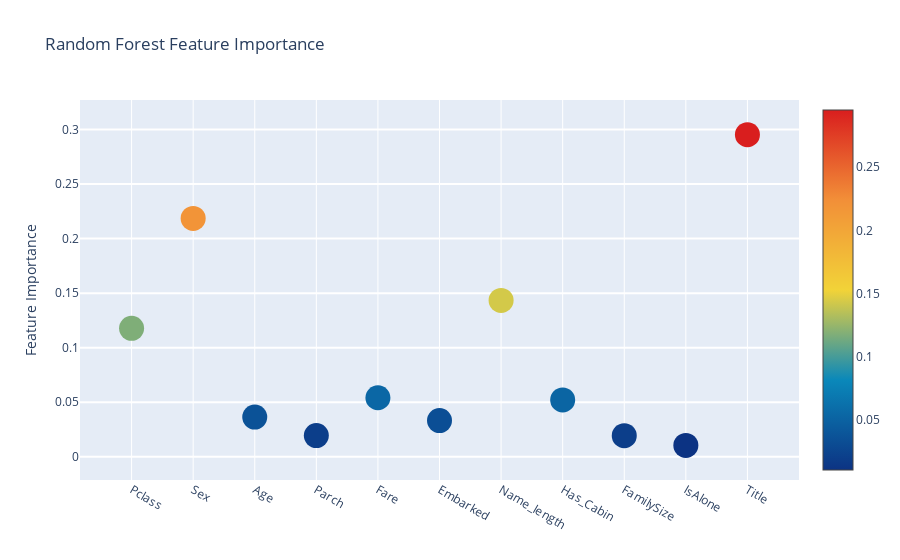

Here is the notebook cell this chart was saved with:
### Markdown cell above
**Interactive feature importances via Plotly scatterplots**

I'll use the interactive Plotly package at this juncture to visualise the feature importances values of the different classifiers via a plotly scatter plot by calling "Scatter" as follows:

### Code cell
# Random Forest
trace = go.Scatter(
    y=feature_dataframe["Random Forest feature importances"].values,
    x=feature_dataframe["features"].values,
    mode="markers",  # 산점도를 점으로 표시
    # 점의 속성
    marker=dict(
        sizemode="diameter",  # 점의 크기를 지름으로 조정
        sizeref=1,  # 점의 크기를 참조할 값
        size=25,  # 점의 기본 크기를 25
        # 점의 색을 중요도 값에 따라
        color=feature_dataframe["Random Forest feature importances"].values,
        colorscale="Portland",
        showscale=True,  # 색상 막대 표시
    ),
    text=feature_dataframe["features"].values,  # 각 점에 마우스 올리면 표시될 텍스트
)
data = [trace]

# 그래프의 레이아웃 정의
layout = go.Layout(
    autosize=True,  # 그래프 크기 자동 조정
    title="Random Forest Feature Importance",
    hovermode="closest",  # 마우스를 점에 올릴 때 가장 가까운 점에 대한 정보 표시
    # 눈금 길이 5, y축 그리드 라인 너비 2
    yaxis=dict(title="Feature Importance", ticklen=5, gridwidth=2),
    showlegend=False,
)

# 데이터를 시각화하는 객체, data와 layout을 기반으로 그래프 생성
fig = go.Figure(data=data, layout=layout)
py.iplot(fig, filename="scatter2010")

### Figure 1 — Plotly figure (JSON) as saved in the notebook; plotly's stock layout.template omitted (floating-point values rounded to 4 significant figures)
{"data": [{"marker": {"color": [0.1177, 0.2185, 0.03642, 0.01944, 0.05413, 0.03324, 0.1433, 0.05211, 0.0194, 0.0105, 0.2953], "colorscale": [[0, "rgb(12,51,131)"], [0.25, "rgb(10,136,186)"], [0.5, "rgb(242,211,56)"], [0.75, "rgb(242,143,56)"], [1, "rgb(217,30,30)"]], "showscale": true, "size": 25, "sizemode": "diameter", "sizeref": 1}, "mode": "markers", "text": ["Pclass", "Sex", "Age", "Parch", "Fare", "Embarked", "Name_length", "Has_Cabin", "FamilySize", "IsAlone", "Title"], "type": "scatter", "x": ["Pclass", "Sex", "Age", "Parch", "Fare", "Embarked", "Name_length", "Has_Cabin", "FamilySize", "IsAlone", "Title"], "y": [0.1177, 0.2185, 0.03642, 0.01944, 0.05413, 0.03324, 0.1433, 0.05211, 0.0194, 0.0105, 0.2953]}], "layout": {"autosize": true, "hovermode": "closest", "showlegend": false, "title": {"text": "Random Forest Feature Importance"}, "xaxis": {"autorange": true, "range": [-0.9482, 10.95], "type": "category"}, "yaxis": {"autorange": true, "gridwidth": 2, "range": [-0.04314, 0.3489], "ticklen": 5, "title": {"text": "Feature Importance"}, "type": "linear"}}}
